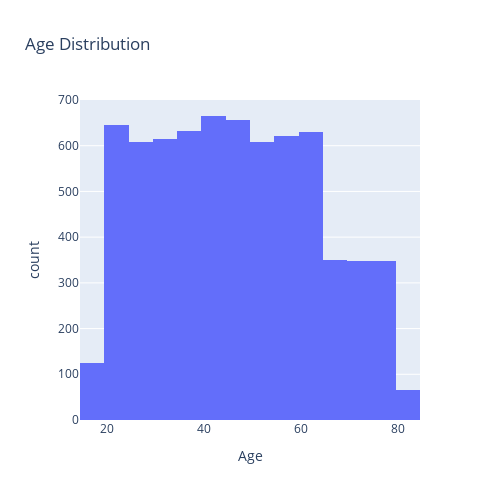

Notebook source saved alongside this figure:
### Code cell
print("=" * 60)
print("DEMOGRAPHIC ANALYSIS")
print("=" * 60)

# Age Distribution
px.histogram(
    df,
    x="Age",
    nbins=30, 
    title="Age Distribution",
    width=500,
    height=500
)

### Figure 1 — Plotly figure (JSON) as saved in the notebook; plotly's stock layout.template omitted (floating-point values rounded to 4 significant figures; data arrays with more than 128 entries replaced by an {"elided": "..."} marker saying what was removed)
{"data": [{"bingroup": "x", "hovertemplate": "Age=%{x}<br>count=%{y}<extra></extra>", "legendgroup": "", "marker": {"color": "#636efa", "pattern": {"shape": ""}}, "name": "", "nbinsx": 30, "orientation": "v", "showlegend": false, "type": "histogram", "x": {"elided": "6920 int values"}, "xaxis": "x", "yaxis": "y"}], "layout": {"barmode": "relative", "height": 500, "legend": {"tracegroupgap": 0}, "title": {"text": "Age Distribution"}, "width": 500, "xaxis": {"anchor": "y", "domain": [0, 1], "title": {"text": "Age"}}, "yaxis": {"anchor": "x", "domain": [0, 1], "title": {"text": "count"}}}}
